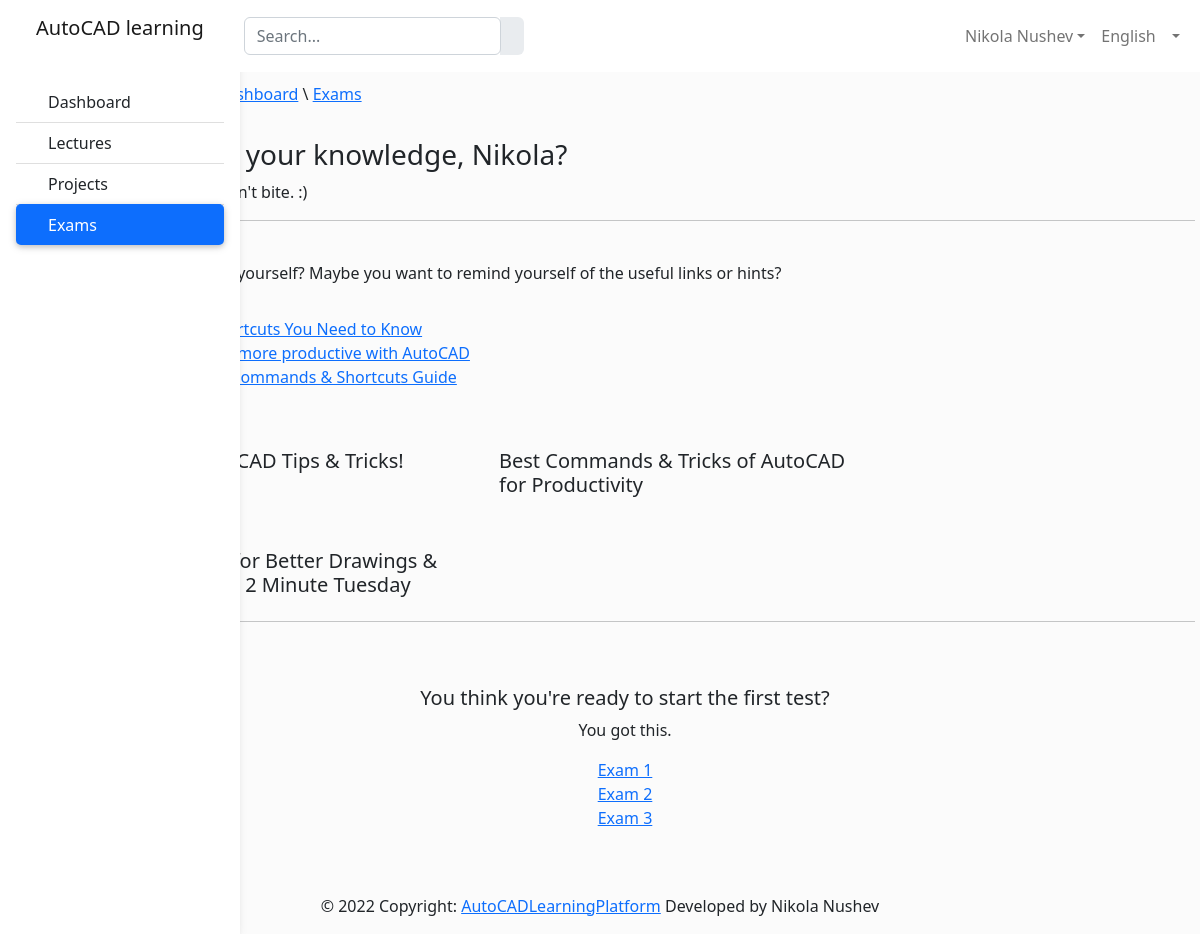
Page /tests/ (signed in) on the committed database.
### AutoCadApp/models.py (models this page shows, shortened)
class Link(models.Model):
    title = models.CharField(max_length=200, null=True)
    string = models.CharField(max_length=500)

class Hint(models.Model):
    title = models.CharField(max_length=100)
    time = models.IntegerField()
    video = EmbedVideoField(null=True)

### AutoCadApp/views.py (the view)
# urls.py: path('tests/', exams, name="exams"),
def exams(request):
    lins = Link.objects.all()[3:6]
    hints = Hint.objects.all()[:3]
    if request.method == 'POST':
        print(request.POST)
        questions = Test.objects.all()
        score = 0
        wrong = 0
        correct = 0
        total = 0
        for q in questions:
            total += 1
            print(request.POST.get(q.question))
            print(q.answer)
            print()
            if q.answer == request.POST.get(q.question):
                score += 10
                correct += 1
            else:
                wrong += 1
        percent = score / (total * 10) * 100
        context = {'score': score, 'time': request.POST.get('timer'), 'correct': correct, 'wrong': wrong,
                   'percent': percent, 'total': total, 'user': request.user, 'links': lins, 'hints': hints}
        return render(request, 'outcome.html', context)
    else:
        qs = Test.objects.all()
        context = {'questions': qs, 'user': request.user, 'links': lins, 'hints': hints}
        return render(request, 'exams.html', context)

### templates/exams.html (shortened to what this page needs)
{% load static %}
{% load embed_video_tags %}
<!DOCTYPE html>
<html lang="en">
<head>
    <link href="https://cdn.jsdelivr.net/npm/bootstrap@5.2.1/dist/css/bootstrap.min.css" rel="stylesheet">
</head>
<body>
    <header>
        <nav id="sidebarMenu" class="collapse d-lg-block sidebar collapse bg-white">
            <div class="position-sticky">
                <div class="list-group list-group-flush mx-3 mt-4">
                    <a href="{% url 'dashboard' %}" class="list-group-item list-group-item-action py-2 ripple" aria-current="true"><span>Dashboard</span></a>
                    <a href="{% url 'lectures' %}" class="list-group-item list-group-item-action py-2 ripple "><span>Lectures</span></a>
                    <a href="{% url 'projects' %}" class="list-group-item list-group-item-action py-2 ripple"><span>Projects</span></a>
                    <a href="{% url 'exams' %}" class="list-group-item list-group-item-action py-2 ripple active"><span>Exams</span></a>
                </div>
            </div>
        </nav>
        <nav id="main-navbar" class="navbar navbar-expand-lg navbar-light bg-white fixed-top">
            <div class="container-fluid">
                <a class="navbar-brand" href="#"><p class="mx-4">AutoCAD learning</p></a>
                <form class="d-none d-md-flex input-group w-auto my-auto">
                    <input autocomplete="off" type="search" class="form-control rounded" placeholder='Search...' style="min-width: 225px"/>
                    <span class="input-group-text border-0"></span>
                </form>
                <ul class="navbar-nav ms-auto d-flex flex-row">
                    {% if user.is_authenticated %}
                        <li class="nav-item dropdown mr-2">
                            <a class="nav-link dropdown-toggle" href="#" role="button" data-bs-toggle="dropdown" aria-expanded="false">{{ user.first_name }} {{ user.last_name }}</a>
                        </li>
                        {% else %}
                            <li class="nav-item dropdown mr-2">
                            <a class="nav-link" href="{% url 'login' %}" role="button" data-bs-toggle="dropdown" aria-expanded="false">Log In</a>
                        </li>
                    {% endif %}
                    <li class="nav-item dropdown">
                        <a class="nav-link dropdown-toggle" href="#" role="button" data-bs-toggle="dropdown" aria-expanded="false">
                            English
                        </a>
                    </li>
                </ul>
            </div>
        </nav>
    </header>
    <main style="margin-top: 58px;">
        <div class="container pt-4">
            <div class="row">
                <p>AutoCAD learning \ <a href="{% url 'dashboard' %}">Dashboard</a> \ <a href="{% url 'exams' %}">Exams</a>
                </p>
            </div>
            <div class="row mt-3">
                <h3>Ready to test your knowledge, {{ user.first_name }}?</h3>
                <p>Don't be scared, we don't bite. :)</p>
                <hr>
            </div>
            <div class="row mt-4">
                <p>Don't feel confident in yourself? Maybe you want to remind yourself of the useful links or hints?</p>
            </div>
            <div class="row mt-3">
                <div class="row ">
                    {% for l in links %}
                        <div class="mx-3">
                            <a href="{{ l.url }}">{{ l.title }}</a>
                        </div>
                    {% endfor %}
                </div>
            </div>
            <div class="row mt-2">
                {% for h in hints %}
                    <div class=" mx-3 mt-5" style="width: 24rem;">
                        <div class="card-body mt-1">
                            <h5 class="card-title">{{ h.title }}</h5>
                        </div>
                    </div>
                {% endfor %}
                <hr class="mt-4">
            </div>
            <div class="row mt-5" style="text-align: center">
                    <h5>You think you're ready to start the first test?</h5>
                    <p>You got this.</p>
                    <a href="{% url 'exam' %}">Exam 1</a>
                    <a href="{% url 'exam' %}">Exam 2</a>
                    <a href="{% url 'exam' %}">Exam 3</a>
            </div>
        </div>
    </main>
    <footer class="footer page-footer font-small mt-5">
        <div class="footer-copyright text-center py-3 ">
            © 2022 Copyright:
            <a href="{% url 'dashboard' %}"> AutoCADLearningPlatform</a>
            Developed by Nikola Nushev
        </div>
    </footer>
</body>
</html>

### templates/exams.html (style rules this page uses)
body { background-color: #fbfbfb; }
@media (min-width: 991.98px) { main { padding-left: 50px; } }
.sidebar { position: fixed; top: 0; bottom: 0; left: 0; padding: 58px 0 0; box-shadow: 0 2px 5px 0 rgb(0 0 0 / 5%), 0 2px 10px 0 rgb(0 0 0 / 5%); width: 240px; z-index: 600; }
.sidebar .active { border-radius: 5px; box-shadow: 0 2px 5px 0 rgb(0 0 0 / 16%), 0 2px 10px 0 rgb(0 0 0 / 12%); }

### rows in the picture
Link: title "Top 50 AutoCAD Shortcuts You Need to Know"
Link: title "Six tips to make you more productive with AutoCAD"
Link: title "AutoCAD Keyboard Commands & Shortcuts Guide"
Hint: title "15 Favorite AutoCAD Tips & Tricks!"
Hint: title "Best Commands & Tricks of AutoCAD for Productivity"
Hint: title "8 AutoCAD Tips for Better Drawings & Faster Drafting | 2 Minute Tuesday"

### other values in the picture
{{ user.first_name }} "Nikola"
{{ user.last_name }} "Nushev"
